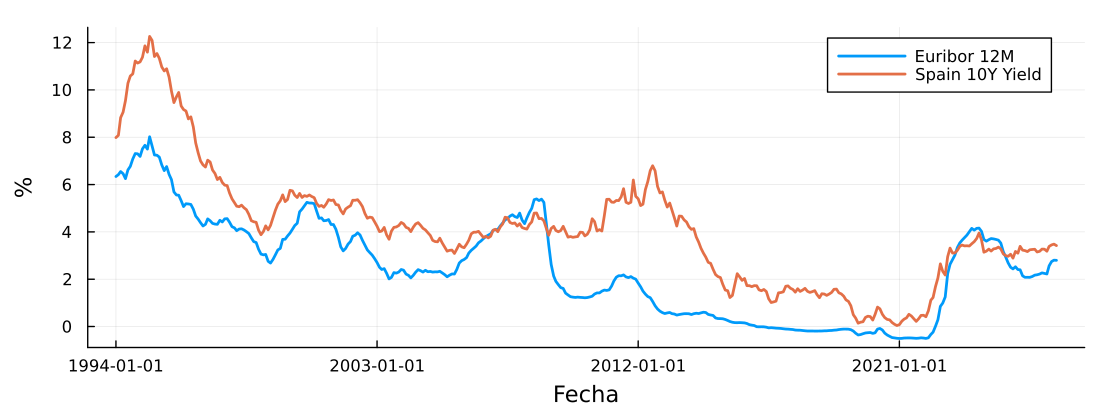

Recreate this plot in Julia.
using CSV
using DataFrames
using Dates
using Downloads
using Plots, Plots.PlotMeasures


# Data sources
euribor_url = "https://data-api.ecb.europa.eu/service/data/FM/M.U2.EUR.RT.MM.EURIBOR1YD_.HSTA?format=csvdata"
spain10y_url = "https://fred.stlouisfed.org/graph/fredgraph.csv?id=IRLTLT01ESM156N"

# Robust parsers for mixed input types (Date/String and Number/String)
to_month_date(x) = x isa Date ? x : Date(string(x), dateformat"yyyy-mm")
to_float_or_missing(x) = x isa Number ? Float64(x) : something(tryparse(Float64, string(x)), missing)

# Load Euribor 12M
eur = CSV.read(Downloads.download(euribor_url), DataFrame)
eur = select(eur, :TIME_PERIOD, :OBS_VALUE)
rename!(eur, :TIME_PERIOD => :DATE, :OBS_VALUE => :EURIBOR_12M)
eur.DATE = to_month_date.(eur.DATE)
eur.EURIBOR_12M = to_float_or_missing.(eur.EURIBOR_12M)

# Load Spain 10Y yield
es = CSV.read(Downloads.download(spain10y_url), DataFrame)
rename!(es, :observation_date => :DATE, Symbol("IRLTLT01ESM156N") => :SPAIN_10Y)
es.DATE = Date.(string.(es.DATE))
es.SPAIN_10Y = to_float_or_missing.(es.SPAIN_10Y)

# Merge and clean
df = innerjoin(eur, es, on=:DATE)
dropmissing!(df, [:EURIBOR_12M, :SPAIN_10Y])
sort!(df, :DATE)

# Build figure
p = plot(xlabel="Fecha",
    ylabel="%",
    legend=:topright,
    size=(800, 300),
    left_margin=5mm,
    bottom_margin=5mm,
    right_margin=3mm,
    top_margin=3mm,)

plot!(p, df.DATE, df.EURIBOR_12M,
    label="Euribor 12M",
    linewidth=2)

plot!(p, df.DATE, df.SPAIN_10Y, label="Spain 10Y Yield", linewidth=2)

# Save to PDF in current working directory
output_file = "src/figures/euribor-vs-bono.pdf"
savefig(p, output_file)
